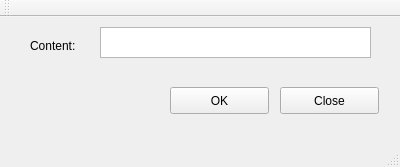
<?xml version="1.0" encoding="UTF-8"?>
<ui version="4.0">
 <class>MainWindow</class>
 <widget class="QMainWindow" name="MainWindow">
  <property name="geometry">
   <rect>
    <x>0</x>
    <y>0</y>
    <width>400</width>
    <height>167</height>
   </rect>
  </property>
  <property name="windowTitle">
   <string>MainWindow</string>
  </property>
  <widget class="QWidget" name="centralWidget">
   <widget class="QLabel" name="label_content">
    <property name="geometry">
     <rect>
      <x>30</x>
      <y>20</y>
      <width>67</width>
      <height>17</height>
     </rect>
    </property>
    <property name="text">
     <string>Content:</string>
    </property>
   </widget>
   <widget class="QTextEdit" name="textEdit_content">
    <property name="geometry">
     <rect>
      <x>100</x>
      <y>10</y>
      <width>271</width>
      <height>31</height>
     </rect>
    </property>
   </widget>
   <widget class="QPushButton" name="pushButton_ok">
    <property name="geometry">
     <rect>
      <x>170</x>
      <y>70</y>
      <width>99</width>
      <height>27</height>
     </rect>
    </property>
    <property name="text">
     <string>OK</string>
    </property>
   </widget>
   <widget class="QPushButton" name="pushButton_close">
    <property name="geometry">
     <rect>
      <x>280</x>
      <y>70</y>
      <width>99</width>
      <height>27</height>
     </rect>
    </property>
    <property name="text">
     <string>Close</string>
    </property>
   </widget>
  </widget>
  <widget class="QMenuBar" name="menuBar">
   <property name="geometry">
    <rect>
     <x>0</x>
     <y>0</y>
     <width>400</width>
     <height>25</height>
    </rect>
   </property>
  </widget>
  <widget class="QToolBar" name="mainToolBar">
   <attribute name="toolBarArea">
    <enum>TopToolBarArea</enum>
   </attribute>
   <attribute name="toolBarBreak">
    <bool>false</bool>
   </attribute>
  </widget>
  <widget class="QStatusBar" name="statusBar"/>
 </widget>
 <layoutdefault spacing="6" margin="11"/>
 <resources/>
 <connections/>
</ui>
